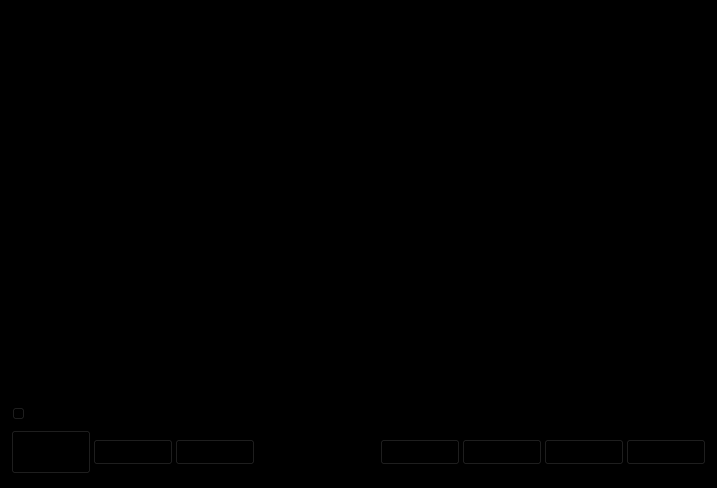
<?xml version="1.0" encoding="UTF-8"?>
<ui version="4.0">
 <class>MainWindow</class>
 <widget class="QMainWindow" name="MainWindow">
  <property name="geometry">
   <rect>
    <x>0</x>
    <y>0</y>
    <width>717</width>
    <height>488</height>
   </rect>
  </property>
  <property name="windowTitle">
   <string>DMPlayer</string>
  </property>
  <property name="styleSheet">
   <string notr="true">background-color: rgb(0, 0, 0);</string>
  </property>
  <widget class="QWidget" name="centralWidget">
   <layout class="QVBoxLayout" name="verticalLayout">
    <item>
     <widget class="QLabel" name="video_label">
      <property name="styleSheet">
       <string notr="true">background-color: rgb(0, 0, 0);</string>
      </property>
      <property name="text">
       <string/>
      </property>
     </widget>
    </item>
    <item>
     <widget class="QSlider" name="horizontalSlider">
      <property name="orientation">
       <enum>Qt::Horizontal</enum>
      </property>
     </widget>
    </item>
    <item>
     <widget class="QWidget" name="widget" native="true">
      <property name="minimumSize">
       <size>
        <width>0</width>
        <height>50</height>
       </size>
      </property>
      <property name="maximumSize">
       <size>
        <width>16777215</width>
        <height>50</height>
       </size>
      </property>
      <layout class="QHBoxLayout" name="horizontalLayout">
       <property name="spacing">
        <number>2</number>
       </property>
       <property name="leftMargin">
        <number>0</number>
       </property>
       <property name="topMargin">
        <number>0</number>
       </property>
       <property name="rightMargin">
        <number>0</number>
       </property>
       <property name="bottomMargin">
        <number>0</number>
       </property>
       <item>
        <widget class="QPushButton" name="pushButton_3">
         <property name="text">
          <string>打开
视频文件</string>
         </property>
        </widget>
       </item>
       <item>
        <widget class="QPushButton" name="pushButton">
         <property name="text">
          <string>播放</string>
         </property>
        </widget>
       </item>
       <item>
        <widget class="QPushButton" name="pushButton_2">
         <property name="text">
          <string>停止</string>
         </property>
        </widget>
       </item>
       <item>
        <spacer name="horizontalSpacer">
         <property name="orientation">
          <enum>Qt::Horizontal</enum>
         </property>
         <property name="sizeHint" stdset="0">
          <size>
           <width>40</width>
           <height>20</height>
          </size>
         </property>
        </spacer>
       </item>
       <item>
        <widget class="QPushButton" name="pushButton_6">
         <property name="text">
          <string>快退</string>
         </property>
        </widget>
       </item>
       <item>
        <widget class="QPushButton" name="pushButton_7">
         <property name="text">
          <string>快进</string>
         </property>
        </widget>
       </item>
       <item>
        <widget class="QPushButton" name="pushButton_5">
         <property name="text">
          <string>音量-</string>
         </property>
        </widget>
       </item>
       <item>
        <widget class="QPushButton" name="pushButton_4">
         <property name="text">
          <string>音量+</string>
         </property>
        </widget>
       </item>
      </layout>
     </widget>
    </item>
   </layout>
  </widget>
 </widget>
 <layoutdefault spacing="6" margin="11"/>
 <resources/>
 <connections/>
</ui>
